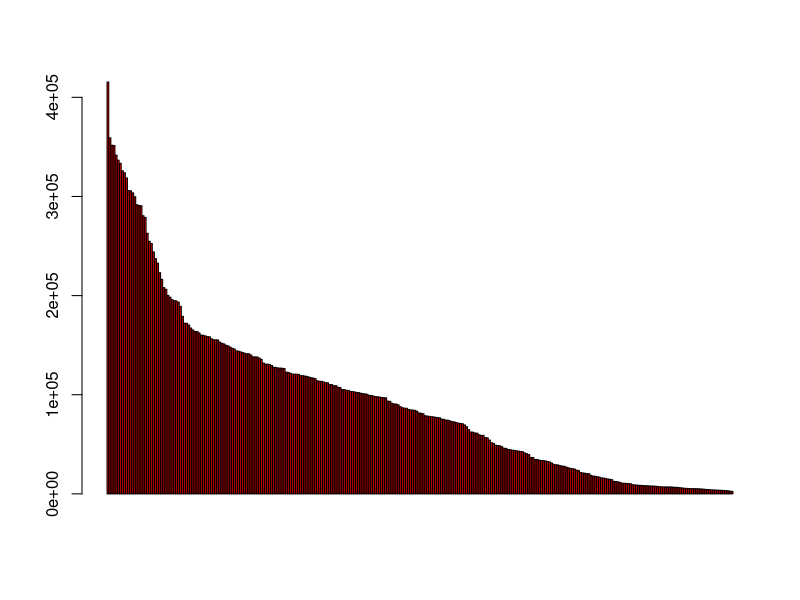
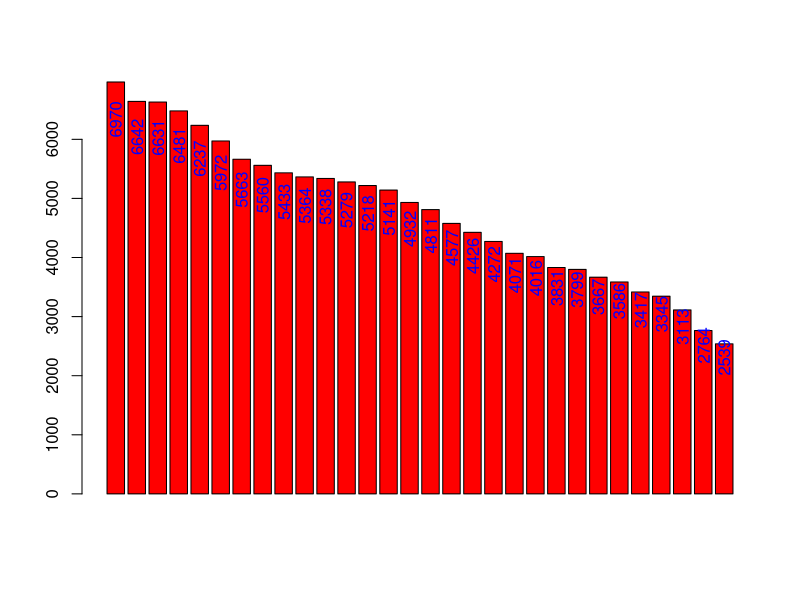

Here is the R script that generated these plots, in order:
## Bar Plots with gapped y-axis for the number of reads
## suppressPackageStartupMessages( library(plotrix)  )



## Bar Plots for the number of reads
df_1 <- read.table("narrow_run1.number.txt",  header=F,   sep="\t" )  
dim( df_1 )
df_1[1:5 , ]

num_peaks <- as.numeric( as.vector( df_1[ , 1] ) )
length(num_peaks)
num_peaks[1:20]

num_peaks2 = sort( num_peaks, decreasing = TRUE)  
num_peaks3 = sort( num_peaks[1:30], decreasing = TRUE)  

pdf( "bar_plot.all.pdf"  , width= 15, height=3)
    barplot(  num_peaks2, col="red" )
dev.off()

pdf( "bar_plot.bottom30.pdf"  , width= 7, height=3)
    p1 <- barplot(  num_peaks3, col="red" )
    text(x = p1, y = num_peaks3/1.1 ,   labels = num_peaks3, srt=90, col="blue" )
dev.off()





